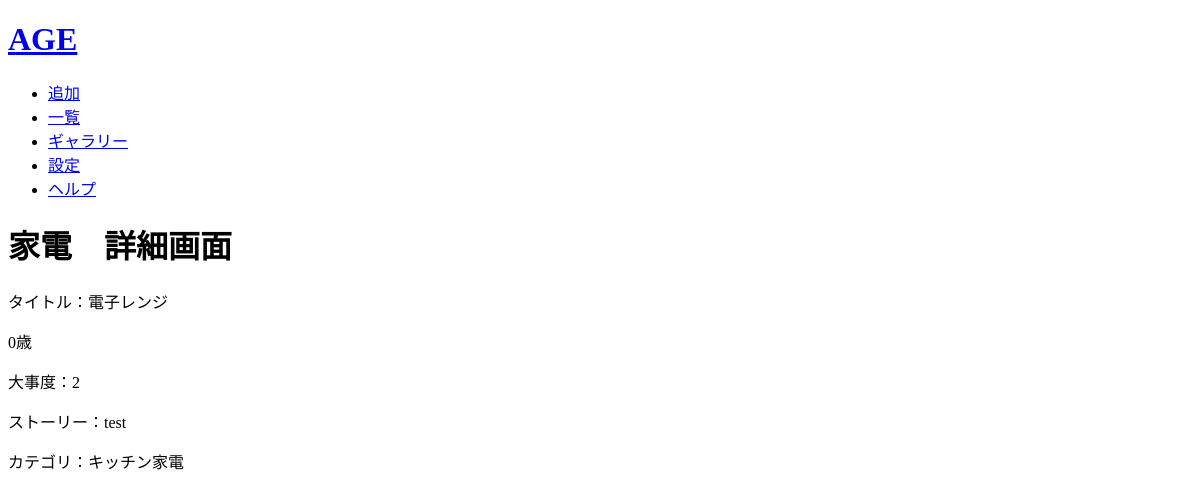
The page /homeelecdetail/4/ on the database as committed earlier.
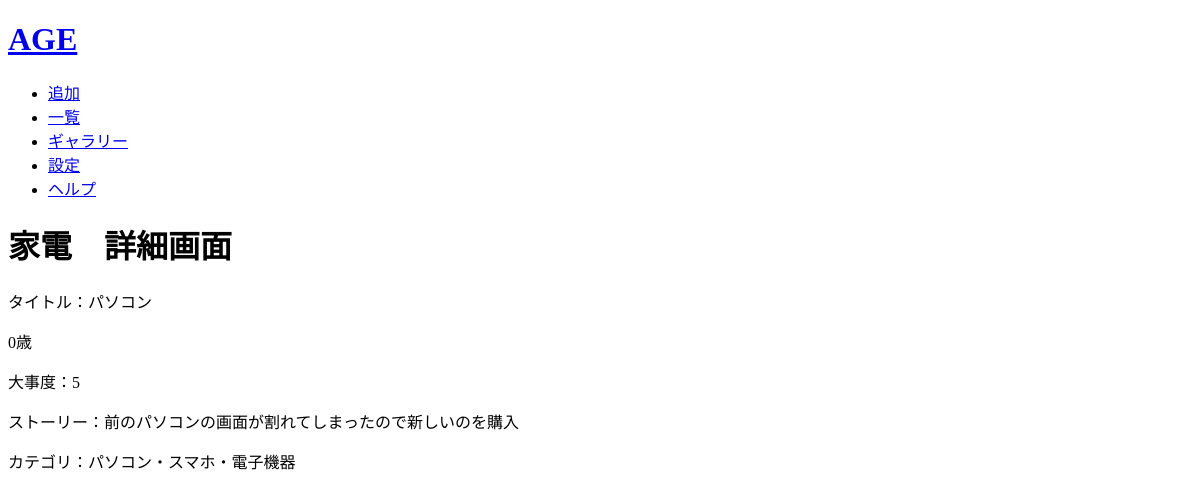
The same page on the database as committed later.
### age/models.py (models this page shows, shortened)
class HomeElecApp(models.Model):
	HomeElecApp = models.CharField('家電名',max_length=200)
	ElecCategory = models.ForeignKey(HomeElecAppCategory,on_delete=models.PROTECT,verbose_name="家電の種類",default=1)
	story = models.TextField('ストーリー',max_length=1000,default='')
	birthday = models.DateField('誕生日（購入日など）',default=datetime.date.today())
	createDate = models.DateTimeField('家電 登録日時', auto_now_add = True)
	updateDate = models.DateTimeField('家電 更新日時', auto_now = True, blank=True, null=True)
	favorite = models.IntegerField('お気に入り度',validators=[MinValueValidator(0),MaxValueValidator(10)],default=0)
	picture1 = models.ImageField('写真',upload_to='images/',null=True,blank=True)
	picture2 = models.ImageField(upload_to='images/',null=True,blank=True)
	picture3 = models.ImageField(upload_to='images/',null=True,blank=True)
	picture4 = models.ImageField(upload_to='images/',null=True,blank=True)
	picture5 = models.ImageField(upload_to='images/',null=True,blank=True)
	picture6 = models.ImageField(upload_to='images/',null=True,blank=True)
	picture7 = models.ImageField(upload_to='images/',null=True,blank=True)
	picture8 = models.ImageField(upload_to='images/',null=True,blank=True)
	picture9 = models.ImageField(upload_to='images/',null=True,blank=True)
	picture10 = models.ImageField(upload_to='images/',null=True,blank=True)

class HomeElecAppCategory(models.Model):
    ElecCategory = models.CharField('家電カテゴリ',max_length=30)
    createDate = models.DateTimeField('家電カテゴリ 登録日時', auto_now_add = True)
    updateDate = models.DateTimeField('家電カテゴリ 更新日時', auto_now = True, blank=True, null=True)
    def __str__(self):
            return self.ElecCategory

### age/views.py (the view)
# urls.py: path('homeelecdetail/<int:pk>/', views.HomeelecDetailView.as_view(),name="homeelecdetail"),
class HomeelecDetailView(DetailView):
    model = HomeElecApp
    template_name = "age/homeelec_detail.html"
    fields = ['HomeElecApp','ElecCategory','story','favorite']
    success_url = reverse_lazy('age:list')

### age/templatetags/age.py (called while the page is built)
@register.filter(name="showage")
def showage(value, args):
    now = datetime.date.today()
    if now.month > args.month: #その一年で誕生日の月が過ぎている
        return now.year - args.year
    elif now.month == args.month: #誕生月
        if now.day == args.day: #今日が誕生日！！！！！！
            return now.year - args.year
        elif now.day > args.day: #誕生日は過ぎている
            return now.year - args.year
        else: #まだ誕生日を迎えていない
            return now.year - args.year - 1
    elif now.year - args.year <= 0: #マイナス防止
        return 0
    else:
        return now.year - args.year - 1 #まだ誕生日を迎えていない

### age/templates/age/homeelec_detail.html
{% extends 'base.html' %}
{% load age %}
{% block header %}
<h1>家電　詳細画面</h1>
{% endblock %}
{% block content %}
<p>タイトル：{{ object.HomeElecApp }}</p>
<p>{{ 0 | showage:object.birthday}}歳</p>
<p>大事度：{{object.favorite}}</p>
<p>ストーリー：{{ object.story }}</p>
<p>カテゴリ：{{ object.ElecCategory }}</p>
{% endblock%}

Rows that differ between the two databases and show on the page:
changed HomeElecApp: HomeElecApp "電子レンジ" → "パソコン"; favorite "2" → "5"; story "test" → "前のパソコンの画面が割れてしまったので新しいのを購入"; ElecCategory "キッチン家電" → "パソコン・スマホ・電子機器"
